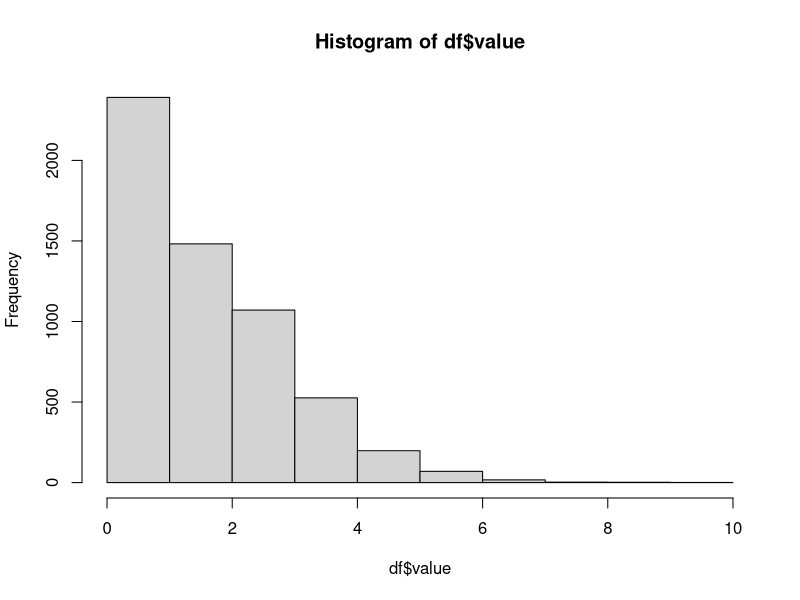

Write the R code that produced this figure. (Note: this script raises an error after producing the figure.)
## ---- chunk 1
	acelerometro = read.csv("acelerometro.txt", sep = "\t")
	acelerometro$data.hora = as.POSIXct(strptime(acelerometro$data.hora, format = "%d/%m/%Y %H:%M:%S"))
	levels(cut.POSIXt(x = acelerometro$data.hora, breaks = "5 day"))
## ---- chunk 2
##########
datetime <- seq(as.POSIXct("2010/1/1 00:00"), as.POSIXct("2010/1/5 00:00"), "min")
value <- rpois(n=length(datetime),lambda = 2)
df <- data.frame(datetime, value)
hist(df$value)

x = getSunlightTimes(date=Sys.Date(), lat = -28.8, lon = -66.934, tz="America/Sao_Paulo")

